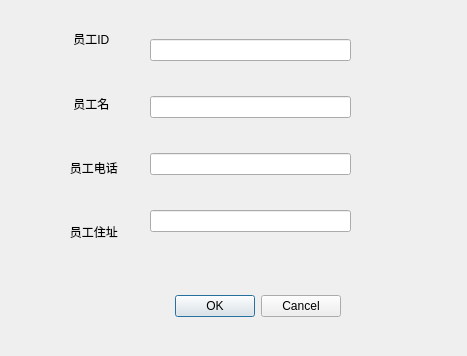
<?xml version="1.0" encoding="UTF-8"?>
<ui version="4.0">
 <class>Dialog1</class>
 <widget class="QDialog" name="Dialog1">
  <property name="geometry">
   <rect>
    <x>0</x>
    <y>0</y>
    <width>467</width>
    <height>356</height>
   </rect>
  </property>
  <property name="windowTitle">
   <string>Dialog</string>
  </property>
  <widget class="QDialogButtonBox" name="buttonBox">
   <property name="geometry">
    <rect>
     <x>0</x>
     <y>290</y>
     <width>341</width>
     <height>32</height>
    </rect>
   </property>
   <property name="orientation">
    <enum>Qt::Horizontal</enum>
   </property>
   <property name="standardButtons">
    <set>QDialogButtonBox::Cancel|QDialogButtonBox::Ok</set>
   </property>
  </widget>
  <widget class="QWidget" name="verticalLayoutWidget">
   <property name="geometry">
    <rect>
     <x>150</x>
     <y>10</y>
     <width>201</width>
     <height>251</height>
    </rect>
   </property>
   <layout class="QVBoxLayout" name="verticalLayout">
    <item>
     <widget class="QLineEdit" name="lineEdit"/>
    </item>
    <item>
     <widget class="QLineEdit" name="lineEdit_2"/>
    </item>
    <item>
     <widget class="QLineEdit" name="lineEdit_3"/>
    </item>
    <item>
     <widget class="QLineEdit" name="lineEdit_4"/>
    </item>
   </layout>
  </widget>
  <widget class="QWidget" name="verticalLayoutWidget_2">
   <property name="geometry">
    <rect>
     <x>60</x>
     <y>10</y>
     <width>91</width>
     <height>251</height>
    </rect>
   </property>
   <layout class="QVBoxLayout" name="verticalLayout_2">
    <item>
     <widget class="QLabel" name="label">
      <property name="text">
       <string>    员工ID</string>
      </property>
     </widget>
    </item>
    <item>
     <widget class="QLabel" name="label_2">
      <property name="text">
       <string>    员工名</string>
      </property>
     </widget>
    </item>
    <item>
     <widget class="QLabel" name="label_3">
      <property name="text">
       <string>   员工电话</string>
      </property>
     </widget>
    </item>
    <item>
     <widget class="QLabel" name="label_4">
      <property name="text">
       <string>   员工住址</string>
      </property>
     </widget>
    </item>
   </layout>
  </widget>
 </widget>
 <resources/>
 <connections>
  <connection>
   <sender>buttonBox</sender>
   <signal>accepted()</signal>
   <receiver>Dialog1</receiver>
   <slot>accept()</slot>
   <hints>
    <hint type="sourcelabel">
     <x>248</x>
     <y>254</y>
    </hint>
    <hint type="destinationlabel">
     <x>157</x>
     <y>274</y>
    </hint>
   </hints>
  </connection>
  <connection>
   <sender>buttonBox</sender>
   <signal>rejected()</signal>
   <receiver>Dialog1</receiver>
   <slot>reject()</slot>
   <hints>
    <hint type="sourcelabel">
     <x>316</x>
     <y>260</y>
    </hint>
    <hint type="destinationlabel">
     <x>286</x>
     <y>274</y>
    </hint>
   </hints>
  </connection>
 </connections>
</ui>
